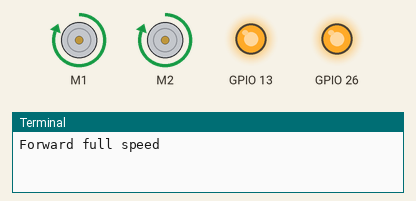
Recording of a program running on a simulated Raspberry Pi (BCM pin numbers). Parts: 2 × DC motor (green arrow = forward, orange = backward, longer = faster), output pins drawn as LEDs (lit = HIGH), the last lines printed to the terminal. Motors are numbered in the order the program creates them (left before right in a Robot).

Above: at 1.0 s.
At 3.0 s:
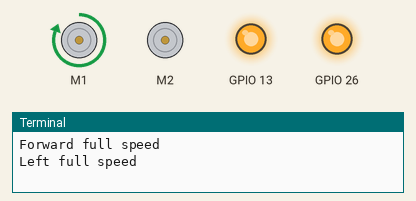
At 5.0 s:
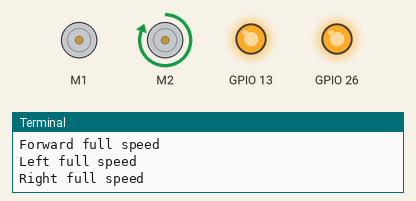
At 7.0 s:
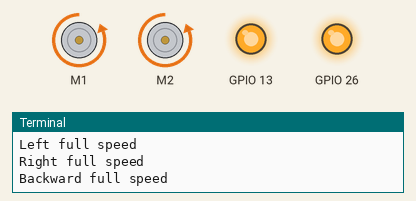
Timing chart, 0 to 9.2 s (numbered marks = the images above):
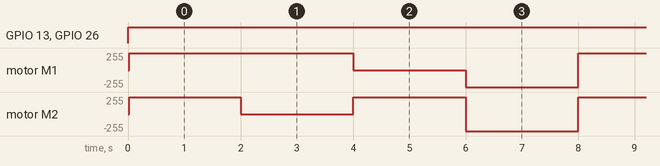

Measured:
- by itself, GPIO 13, GPIO 26: LOW → HIGH at 0.00 s
- by itself, motor M1: repeats every 8.0 s: stopped 2.0 s, backward 255/255 2.0 s, forward 255/255 4.0 s
- by itself, motor M2: repeats every 8.0 s: stopped 2.0 s, forward 255/255 2.0 s, backward 255/255 2.0 s, forward 255/255 2.0 s

The program:

testing.py
```python
from l298n_shield import Tank

from time import sleep

delay = 2

tank = Tank(enA=13, in1=19, in2=12, enB=26, in3=20, in4=21)

while True:
    print("Forward full speed")
    tank.forward(1)
    sleep(delay)

    print("Left full speed")
    tank.left(1)
    sleep(delay)

    print("Right full speed")
    tank.right(1)
    sleep(delay)

    print("Backward full speed")
    tank.backward(1)
    sleep(delay)
```

l298n_shield.py
```python
from gpiozero import Motor
from gpiozero import PWMLED


class Motors:
    MotorA = 1
    MotorB = 2


class L298NShield:

    _enable = {}
    _motors = {}

    def wireMotor(self, which = None, enable = None, inF = None, inB = None):
        self._enable[which] = PWMLED(enable)
        self._motors[which] = Motor(forward=inF, backward=inB)

    def setSpeed(self, speed, *motors):
        for motor in motors:
            self._enable[motor].value = speed

    def forward(self, *motors):
        for motor in motors:
            self._motors[motor].forward()

    def backward(self, *motors):
        for motor in motors:
            self._motors[motor].backward()

    def stop(self, *motors):
        for motor in motors:
            self._motors[motor].stop()

    def close(self):
        for motor in [Motors.MotorA, Motors.MotorB]:
            self._motors[motor].close()
            self._enable[motor].close()


class Tank:

    _l298n = L298NShield()

    def __init__(self, enA, in1, in2, enB, in3, in4):
        self._l298n.wireMotor(Motors.MotorA, enA, in1, in2)
        self._l298n.wireMotor(Motors.MotorB, enB, in3, in4)

    def forward(self, speed):
        self._l298n.setSpeed(speed, Motors.MotorA, Motors.MotorB)
        self._l298n.forward(Motors.MotorA, Motors.MotorB)

    def backward(self, speed):
        self._l298n.setSpeed(speed, Motors.MotorA, Motors.MotorB)
        self._l298n.backward(Motors.MotorA, Motors.MotorB)

    def left(self, speed):
        self._l298n.setSpeed(speed, Motors.MotorA, Motors.MotorB)
        self._l298n.forward(Motors.MotorA)
        self._l298n.stop(Motors.MotorB)

    def right(self, speed):
        self._l298n.setSpeed(speed, Motors.MotorA, Motors.MotorB)
        self._l298n.forward(Motors.MotorB)
        self._l298n.stop(Motors.MotorA)

    def leftB(self, speed):
        self._l298n.setSpeed(speed, Motors.MotorA, Motors.MotorB)
        self._l298n.backward(Motors.MotorA)
        self._l298n.stop(Motors.MotorB)

    def rightB(self, speed):
        self._l298n.setSpeed(speed, Motors.MotorA, Motors.MotorB)
        self._l298n.backward(Motors.MotorB)
        self._l298n.stop(Motors.MotorA)

    def spinRight(self, speed):
        self._l298n.setSpeed(speed, Motors.MotorA, Motors.MotorB)
        self._l298n.forward(Motors.MotorB)
        self._l298n.backward(Motors.MotorA)

    def spinLeft(self, speed):
        self._l298n.setSpeed(speed, Motors.MotorA, Motors.MotorB)
        self._l298n.forward(Motors.MotorA)
        self._l298n.backward(Motors.MotorB)


    def stop(self, ignore):
        self._l298n.stop(Motors.MotorA, Motors.MotorB)

    def close(self, ignore):
        self._l298n.close()
```
